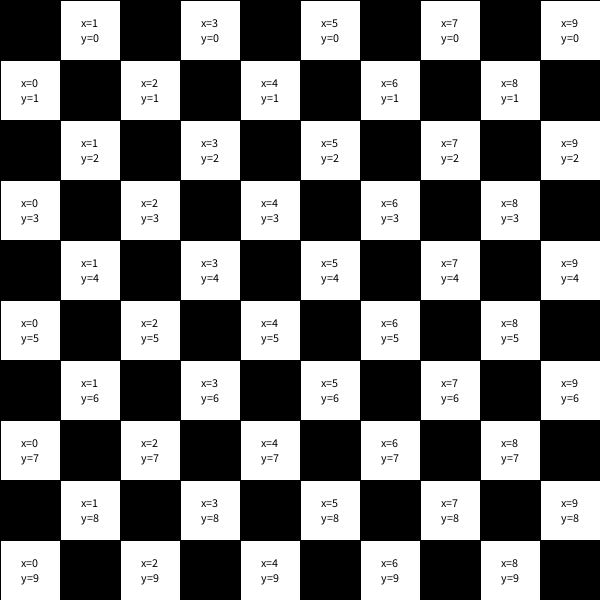
Frame 1 (no input)
Frame 60 (the mouse pressed at the canvas centre just before this capture): identical to frame 1, image omitted
Frame 120 (the mouse held since frame 60 and released just before this capture): identical to frame 1, image omitted

The Processing sketch that drew this single still picture (run headless with seeded random() and noise(); from frame 60 on, the mouse is pressed at the canvas centre):

// Processing sketch: ej14c_grillas_indices_ajedrez
// ── ej14c_grillas_indices_ajedrez.pde

// grillas y mas grillas

int c = 10;  //cantidad de celdas
int t;       //tamaño de las celdas

void setup() {
  size( 600, 600 );
  textAlign( CENTER, CENTER );
  
  t = width / c;
  
  surface.setLocation(800,-800);
}

void draw() {

  for ( int x = 0; x < c; x ++ ) {
    for ( int y = 0; y < c; y ++ ) {
      
      //par e impar
      if( (x+y)%2 == 0 )
        fill( 0 );
      else
        fill( 255 );
      //dibujo mi grilla
      rect( x*t, y*t, t, t );
      //visualizo mis indices :)
      fill( 0 );
      text( "x="+x + "\ny=" + y, x*t+t/2, y*t+t/2 );
    }
  }
}
